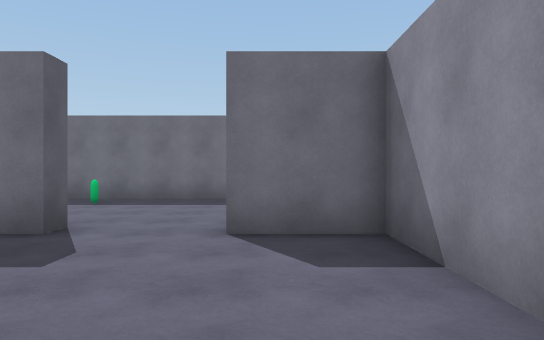
view 1 (above)

24 first-person views from a walk through a Unity game level. The camera is 1.4 m above the floor, looks level and sees 70° across. The floor is counted in squares, 2 m on a side. Each view is taken from the middle of a square. On the plan, view 1 faces up. The plan holds only what a view shows up to about 11 squares ahead; the rest is blank. The place goes on beyond the plan. The player is left out.

view 2
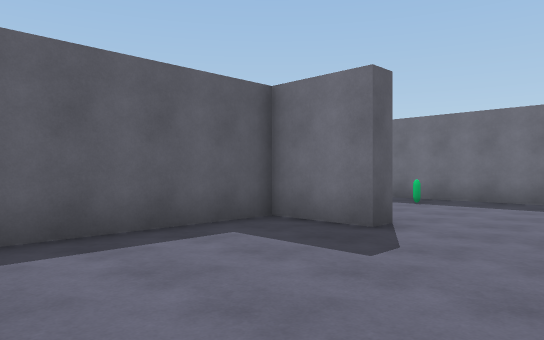

view 3
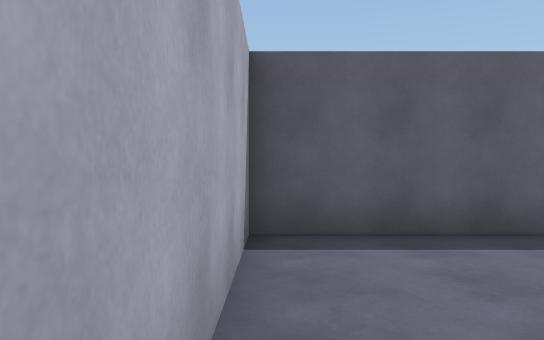

view 4
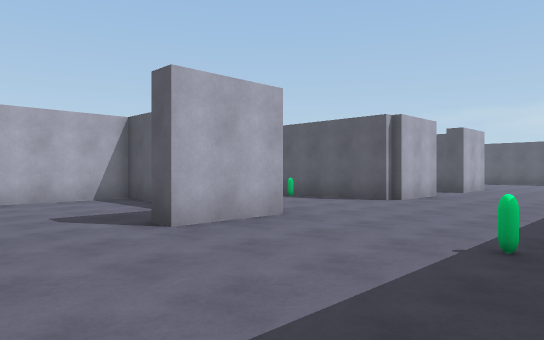

view 5
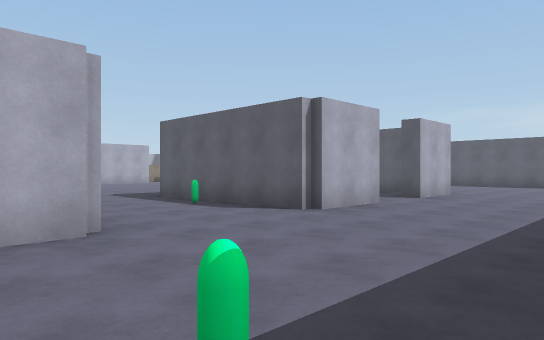

view 6
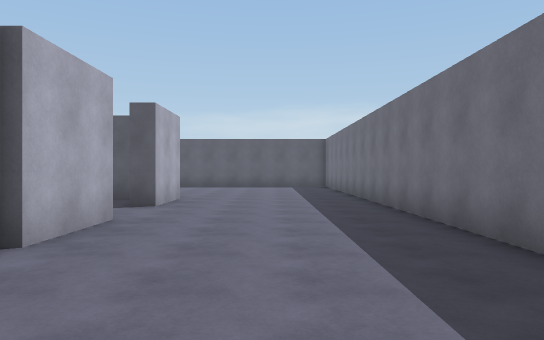

view 7
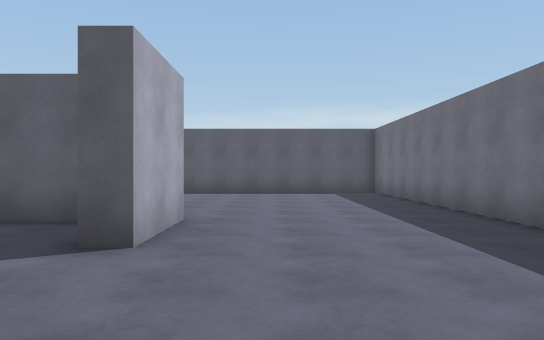

view 8
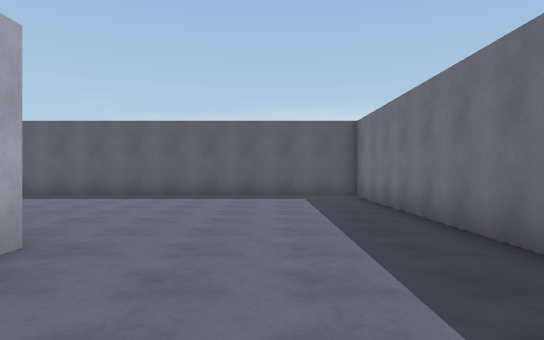

view 9
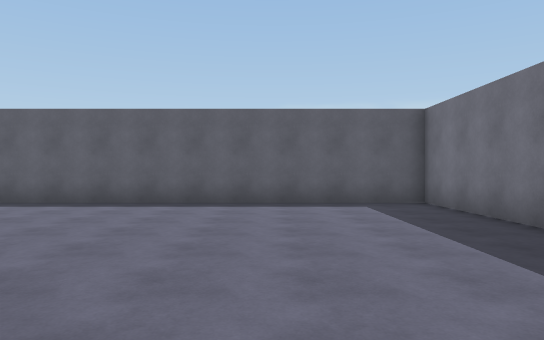

view 10
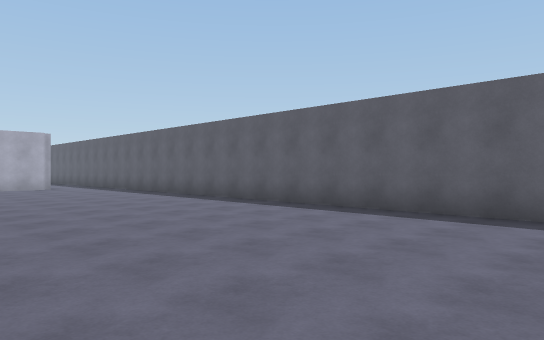

view 11
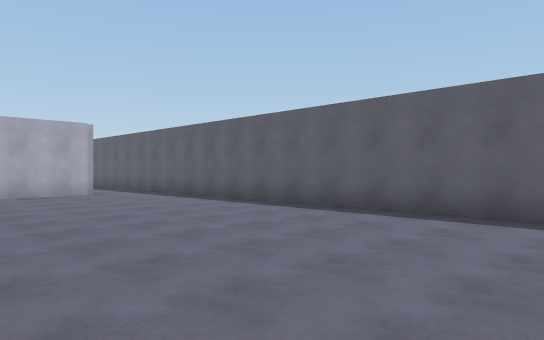

view 12
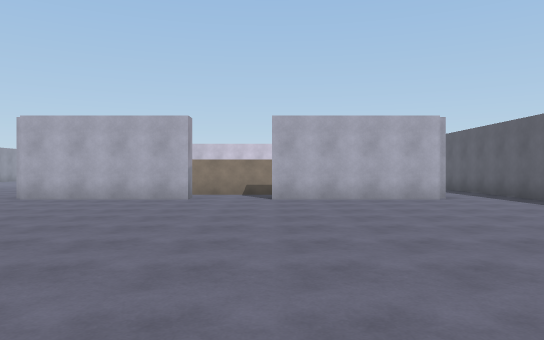

view 13
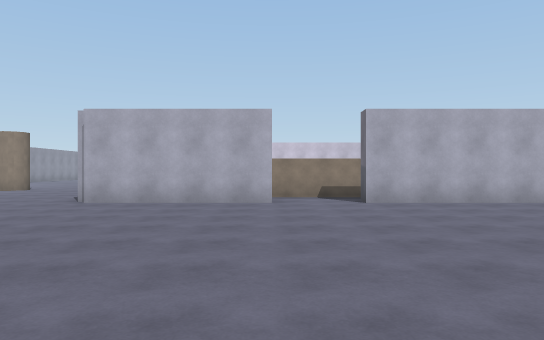

view 14
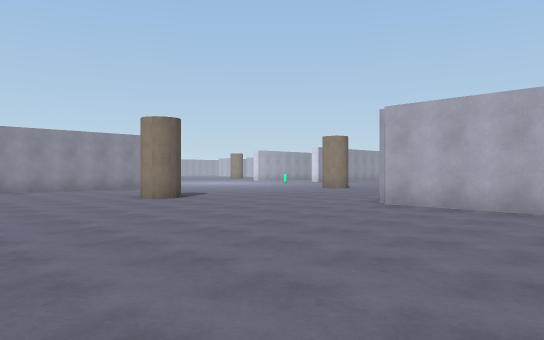

view 15
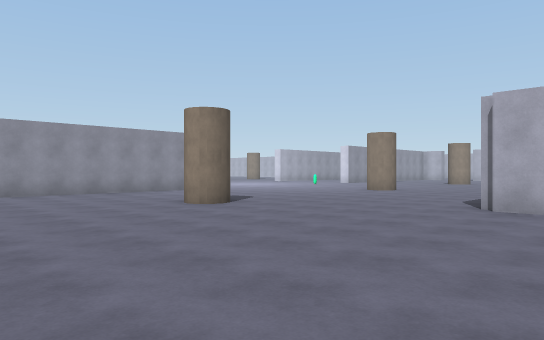

view 16
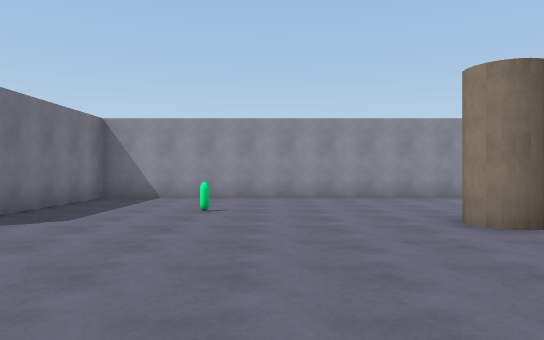

view 17
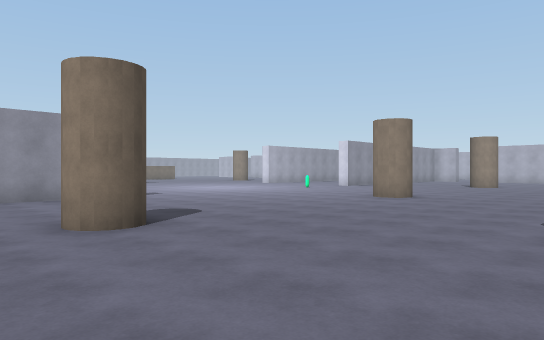

view 18
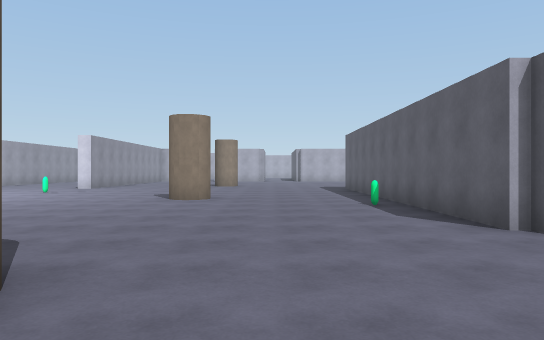

view 19
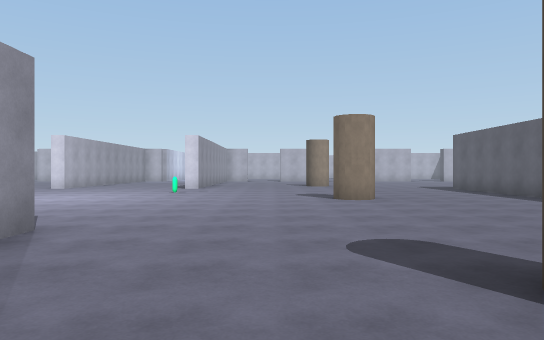

view 20
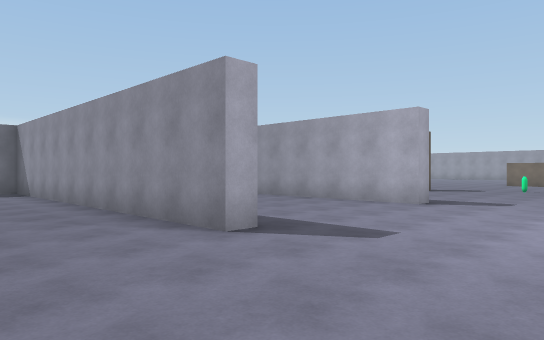

view 21
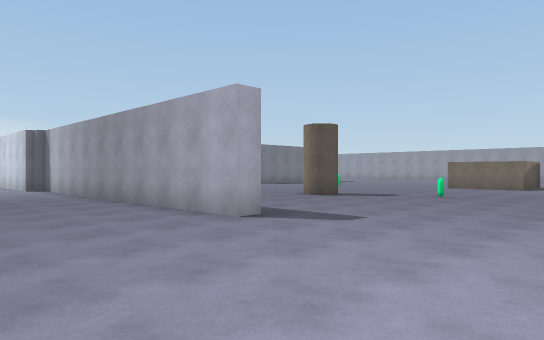

view 22
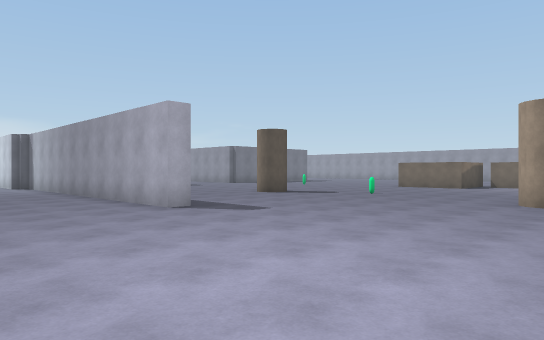

view 23
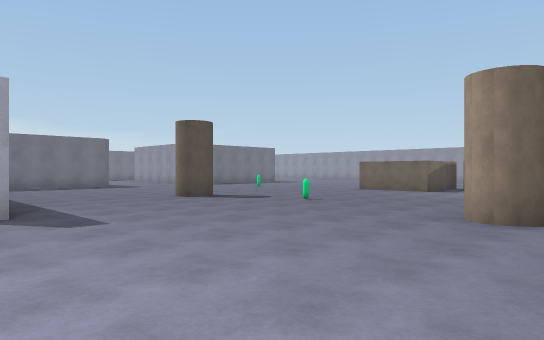

view 24
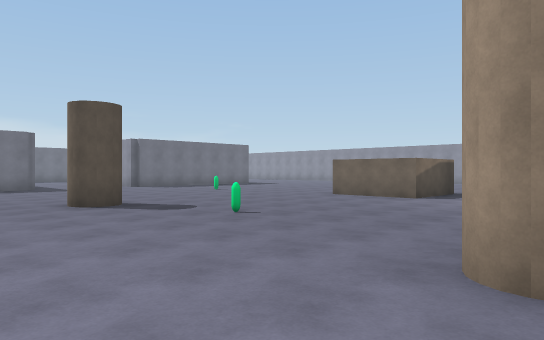

### Floor plan
Points are (right, up) in squares from view 1. A wall is a line through its corners. A room is listed if a view was taken in it or the views show most of it. See-through windows are left out.
Room 1 (views 1, 2, 3)
walls: (1.3, 1.8) (1.3, 4.3) (-0.5, 4.3); (-2.5, 4.3) (-4.2, 4.3) (-4.2, -0.2) (-0.2, -0.2)
ways out: opening at (-1.5, 4) to room 2
Room 2 (views 4, 5, 6, 7, 8, 9, 10, 11, 12, 13, 14, 15, 16, 17, 18, 19, 20, 21, 22, 23, 24)
walls: (1.2, -10.5) (0.8, -10.5) (0.8, -0.8) (-3, -0.8); (-4.6, 4.8) (-2.5, 4.8) (-2.5, 4.3); (6.2, -10.5) (5.8, -10.5) (5.8, -3.1); (-10.5, 4.8) (-8.3, 4.8) (-8.3, -0.5); (-1, 9.3) (-4.9, 9.3); (-13, -10.8) (-13, -10.3) (-8.8, -10.3) (-8.8, -17); (-8.1, 9.3) (-21.3, 9.3) (-21.3, -8.4); (-14.5, 4.8) (-12.5, 4.8) (-12.5, 4.2); (-15.4, -12) (-12.8, -12); (-19.1, -10.3) (-15, -10.3) (-15, -10.8); (18.5, -11.8) (17.3, -11.8) (17.3, -9.6); (-21.3, -9.9) (-21.3, -12)
ways out: opening at (-1.5, 4) to room 1; opening at (-11.5, 4)
objects: other object (-8, -14); other object (-4, -16) to (-4, -15); other object (-4, -8); other object (-4, 8); other object (-2, -4); other object (11, -16) to (11, -15); other object (11, -8); other object (12, -11)

Positions as (right, up) in squares from view 1, and headings:
1: (0, 0), facing up
2: (0, 0), facing up-left
3: (0, 0), facing left
4: (0, 9), facing down-left
5: (-3, 9), facing down-left
6: (-5, 7), facing left
7: (-9, 6), facing left
8: (-11, 7), facing left
9: (-13, 6), facing left
10: (-15, 5), facing down-left
11: (-15, 1), facing down-left
12: (-15, -1), facing down
13: (-13, -2), facing down
14: (-13, -3), facing down-right
15: (-11, -3), facing down-right
16: (-9, -5), facing right
17: (-9, -6), facing down-right
18: (-6, -6), facing down
19: (-2, -6), facing down
20: (-2, -14), facing up-right
21: (2, -15), facing up-right
22: (2, -17), facing up-right
23: (5, -17), facing up-right
24: (8, -16), facing up-right
